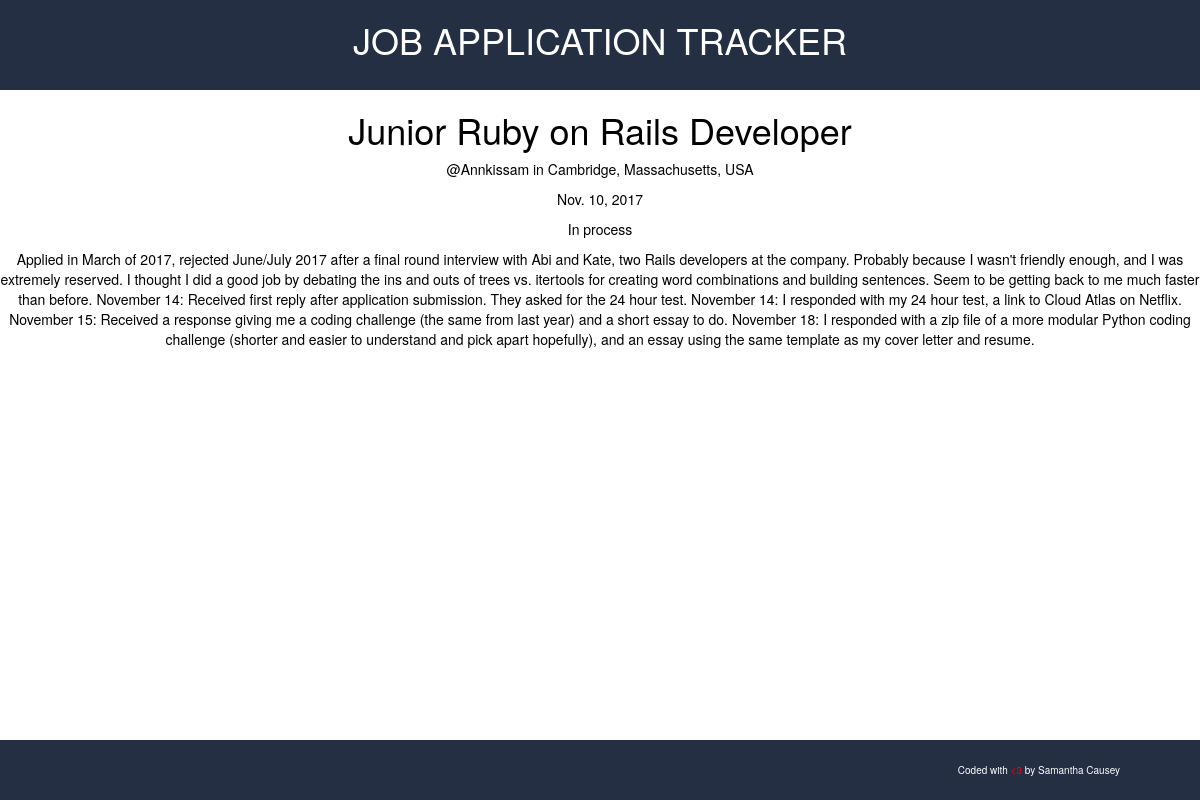
Page /jobapp/1/ on the committed database.
### applications/models.py (models this page shows, shortened)
class Application(models.Model):
    company = models.CharField(max_length=200)
    position = models.CharField(max_length=200)
    location = models.CharField(max_length=200)
    date_applied = models.DateField(default=datetime.date.today)
    status = models.CharField(max_length=200)
    notes = models.TextField()

### applications/views.py (the view)
# urls.py: url(r'^jobapp/(?P<pk>\d+)/$', views.application_detail, name='application_detail'),
def application_detail(request, pk):
    application = get_object_or_404(Application, pk=pk)
    return render(request, 'applications/application_detail.html', {'application': application})

### applications/templates/applications/application_detail.html
{% extends 'applications/base.html' %}
{% block content %}
  <div class="job-app">
    <h1>{{ application.position }}</h1>
    <p>@{{ application.company }} in {{ application.location }}</p>
    <p>{{ application.date_applied }}</p>
    <p>{{ application.status }}</p>
    <p>{{ application.notes }}</p>
  </div>
{% endblock %}

### applications/static/css/base.css (style rules this page uses)
* { padding: 0; margin: 0; color: black; }
body { background-color: white; }
.job-app { text-align: center; }

### rows in the picture
Application: position "Junior Ruby on Rails Developer", company "Annkissam", location "Cambridge, Massachusetts, USA", date_applied "Nov. 10, 2017", status "In process", notes "Applied in March of 2017, rejected June/July 2017 after a final round interview with Abi and Kate, two Rails developers at the company. Probably because I wasn't friendly enough, and I was extremely reserved. I thought I did a good job by debating the ins and outs of trees vs. itertools for creating word combinations and building sentences. Seem to be getting back to me much faster than before. November 14: Received first reply after application submission. They asked for the 24 hour test. November 14: I responded with my 24 hour test, a link to Cloud Atlas on Netflix. November 15: Received a response giving me a coding challenge (the same from last year) and a short essay to do. November…"
